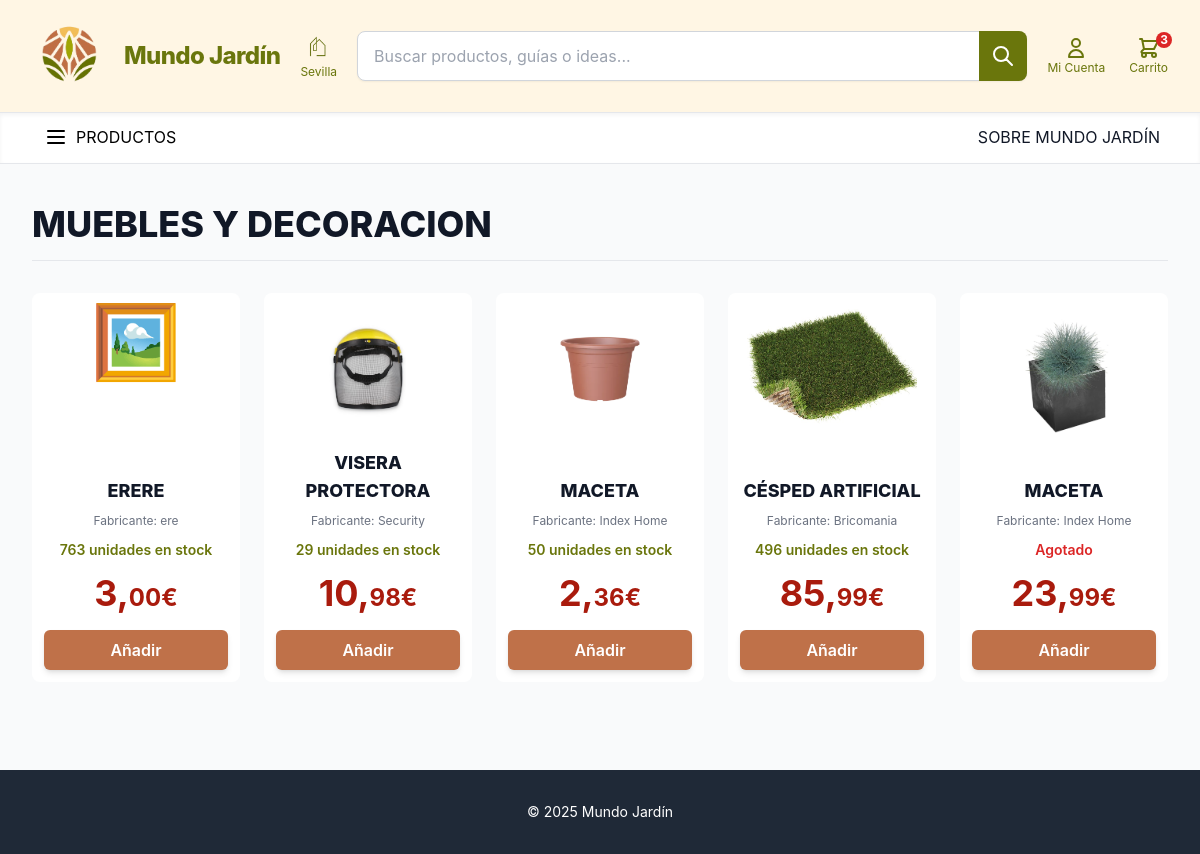
The page /subcategorias/MUEBLES_Y_DECORACION/ on the database as committed earlier.
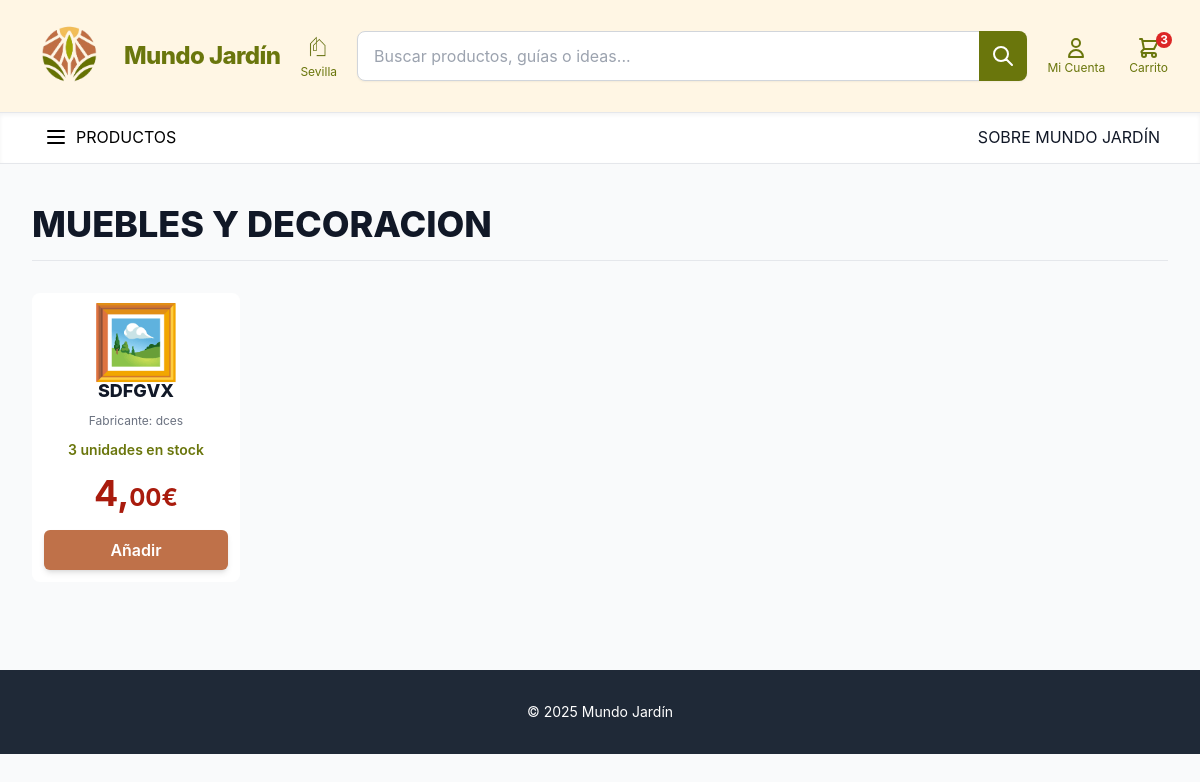
The same page on the database as committed later.
### home/models.py (models this page shows, shortened)
class Producto(models.Model):
    nombre= models.CharField(max_length=200)
    descripcion= models.TextField()
    departamento= models.CharField(max_length=200)
    seccion=models.CharField(max_length=50, choices=Seccion.choices)
    fabricante=models.CharField(max_length=200)
    categoria=models.CharField(max_length=50, choices=Categoria.choices)
    precio= models.DecimalField(max_digits=10, decimal_places=2)
    stock=models.IntegerField(default=0)
    imagen= models.ImageField(upload_to='', blank=True, null=True)
    esta_agotado= models.BooleanField(default=False)
    esta_destacado= models.BooleanField(default=False)
    orden = models.PositiveIntegerField(default=0, blank=False, null=False)
    class Meta:
        ordering = ['orden']

### home/views.py (the view)
# urls.py: path('', views.index, name='adminpanel_index'),
def index(request, categoria=None):
    productos_a_mostrar = Producto.objects.all()
    categoria_valor = None # Usaremos esta variable para guardar el valor de la categoría
    template_name = 'index.html'
    if categoria:
        categoria_valor = categoria.upper() # Asumo que lo tienes en mayúsculas en el modelo
        productos_a_mostrar = productos_a_mostrar.filter(categoria=categoria_valor)
        template_name = 'catalogo.html'
        categoria_valor  = categoria_valor.replace('_', ' ')
    else:
        productos_a_mostrar = Producto.objects.filter(esta_destacado=True)
    contexto = {
        'productos_destacados': productos_a_mostrar,
        'categoria_actual': categoria_valor,
    }
    return render(request, template_name, contexto)

### home/templates/catalogo.html (shortened to what this page needs)
{% extends "base.html" %}
{% block content %}
<main class="py-10">
    <div class="max-w-7xl mx-auto px-4 sm:px-6 lg:px-8">
        <h1 class="text-4xl font-extrabold text-gray-900 mb-4">
            {{ categoria_actual }}
        </h1>
        <hr class="mb-8">
        {% if productos_destacados %}
            <div class="grid grid-cols-2 sm:grid-cols-3 md:grid-cols-4 lg:grid-cols-5 gap-6 xl:gap-8">
                {% for producto in productos_destacados %}
                    <div class="bg-white rounded-lg p-3 flex flex-col items-center justify-between transition duration-300 ease-in-out transform hover:shadow-hard-halo">
                                                        {% if producto.imagen %}
                        <div class="relative w-full h-32 mb-4 flex justify-center items-center">
                            <img src="{{ producto.imagen.url }}" alt="Imagen de {{ producto.nombre }}"
                                 class="max-h-full max-w-full object-contain mix-blend-multiply">
                        </div>
                        {% else %}
                                    <span class="text-7xl text-gray-400" role="img" aria-label="Sin imagen">🖼️</span>
                                {% endif %}
                        <div class="w-full text-center flex-grow flex flex-col justify-end">
                                                                <h4 class="text-lg font-extrabold text-gray-900 mb-2 ">{{ producto.nombre|upper }}</h4>
                            <p class="text-xs text-gray-500 mb-2">
                                Fabricante: {{ producto.fabricante }}
                            </p>
                            <div class="mb-3">
                                {% if producto.stock > 0 %}
                                    <span class="text-sm font-semibold text-[#6a760c]">
                                        {{ producto.stock }} unidades en stock
                                    </span>
                                {% else %}
                                    <span class="text-sm font-semibold text-red-600">
                                        Agotado
                                    </span>
                                {% endif %}
                            </div>
                            <span class="text-4xl font-bold mb-4 text-[#A91B0D]">
                                                {{ producto.precio|floatformat:0}},<span class="text-2xl">{{ producto.precio|floatformat:2|slice:"-2:" }}€
                                                </span>
                                            </span>
                        </div>
                        <button class="w-full py-2 bg-[#bf7149] text-white font-semibold rounded-md hover:bg-yellow-600 transition duration-150 shadow-md">
                            Añadir
                        </button>
                    </div>
                    {% endfor %}
            </div>
        {% else %}
            <div class="p-6 bg-yellow-50 border-l-4 border-[#bf7149] text-[#bf7149] rounded-lg">
                <p class="font-semibold">¡Lo sentimos!</p>
                <p>Actualmente no hay productos disponibles en esta subcategoría.</p>
            </div>
        {% endif %}
    </div>
</main>
{% endblock content %}

Rows that differ between the two databases and show on the page:
removed Producto: nombre "ERERE", fabricante "ere", stock "763", precio "3", precio "00"
removed Producto: imagen (picture), nombre "VISERA PROTECTORA", fabricante "Security", stock "29", precio "10", precio "98"
removed Producto: imagen (picture), nombre "MACETA", fabricante "Index Home", stock "50", precio "2", precio "36"
removed Producto: imagen (picture), nombre "CÉSPED ARTIFICIAL", fabricante "Bricomania", stock "496", precio "85", precio "99"
removed Producto: imagen (picture), nombre "MACETA", fabricante "Index Home", stock "Agotado", precio "23", precio "99"
now on this page (row edited): Producto: nombre "SDFGVX", fabricante "dces", stock "3", precio "4", precio "00"
